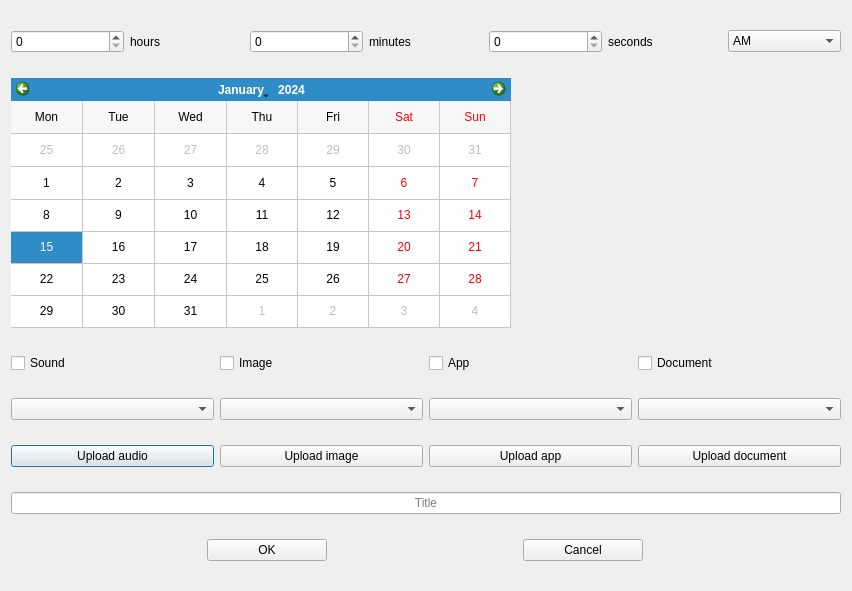
<?xml version="1.0" encoding="UTF-8"?>
<ui version="4.0">
 <class>TimerInfoWindow</class>
 <widget class="QDialog" name="TimerInfoWindow">
  <property name="geometry">
   <rect>
    <x>0</x>
    <y>0</y>
    <width>852</width>
    <height>591</height>
   </rect>
  </property>
  <property name="windowTitle">
   <string>Dialog</string>
  </property>
  <layout class="QVBoxLayout" name="verticalLayout">
   <item>
    <layout class="QHBoxLayout" name="horizontalLayout_4">
     <item>
      <widget class="QSpinBox" name="hourCount">
       <property name="alignment">
        <set>Qt::AlignmentFlag::AlignLeading|Qt::AlignmentFlag::AlignLeft|Qt::AlignmentFlag::AlignVCenter</set>
       </property>
       <property name="maximum">
        <number>23</number>
       </property>
      </widget>
     </item>
     <item>
      <widget class="QLabel" name="label">
       <property name="text">
        <string>hours</string>
       </property>
      </widget>
     </item>
     <item>
      <widget class="QSpinBox" name="minuteCount">
       <property name="maximum">
        <number>59</number>
       </property>
      </widget>
     </item>
     <item>
      <widget class="QLabel" name="label_2">
       <property name="text">
        <string>minutes</string>
       </property>
      </widget>
     </item>
     <item>
      <widget class="QSpinBox" name="secondCount">
       <property name="maximum">
        <number>59</number>
       </property>
      </widget>
     </item>
     <item>
      <widget class="QLabel" name="label_3">
       <property name="text">
        <string>seconds</string>
       </property>
      </widget>
     </item>
     <item>
      <widget class="QComboBox" name="AmPmBox">
       <item>
        <property name="text">
         <string>AM</string>
        </property>
       </item>
       <item>
        <property name="text">
         <string>PM</string>
        </property>
       </item>
      </widget>
     </item>
    </layout>
   </item>
   <item>
    <widget class="QCalendarWidget" name="calendarWidget">
     <property name="sizePolicy">
      <sizepolicy hsizetype="Preferred" vsizetype="Preferred">
       <horstretch>0</horstretch>
       <verstretch>0</verstretch>
      </sizepolicy>
     </property>
     <property name="maximumSize">
      <size>
       <width>500</width>
       <height>250</height>
      </size>
     </property>
     <property name="sizeIncrement">
      <size>
       <width>0</width>
       <height>0</height>
      </size>
     </property>
     <property name="layoutDirection">
      <enum>Qt::LayoutDirection::LeftToRight</enum>
     </property>
     <property name="gridVisible">
      <bool>true</bool>
     </property>
     <property name="verticalHeaderFormat">
      <enum>QCalendarWidget::VerticalHeaderFormat::NoVerticalHeader</enum>
     </property>
    </widget>
   </item>
   <item>
    <layout class="QHBoxLayout" name="horizontalLayout">
     <item>
      <widget class="QCheckBox" name="soundCheckBox">
       <property name="text">
        <string>Sound</string>
       </property>
      </widget>
     </item>
     <item>
      <widget class="QCheckBox" name="imageCheckBox">
       <property name="text">
        <string>Image</string>
       </property>
      </widget>
     </item>
     <item>
      <widget class="QCheckBox" name="appCheckBox">
       <property name="text">
        <string>App</string>
       </property>
      </widget>
     </item>
     <item>
      <widget class="QCheckBox" name="documentCheckBox">
       <property name="text">
        <string>Document</string>
       </property>
      </widget>
     </item>
    </layout>
   </item>
   <item>
    <layout class="QHBoxLayout" name="horizontalLayout_2">
     <item>
      <widget class="QComboBox" name="soundComboBox">
       <property name="placeholderText">
        <string>Sound</string>
       </property>
      </widget>
     </item>
     <item>
      <widget class="QComboBox" name="imageComboBox">
       <property name="placeholderText">
        <string>Image</string>
       </property>
      </widget>
     </item>
     <item>
      <widget class="QComboBox" name="appComboBox">
       <property name="placeholderText">
        <string>App</string>
       </property>
      </widget>
     </item>
     <item>
      <widget class="QComboBox" name="documentComboBox">
       <property name="placeholderText">
        <string>Document</string>
       </property>
      </widget>
     </item>
    </layout>
   </item>
   <item>
    <layout class="QHBoxLayout" name="horizontalLayout_3">
     <item>
      <widget class="QPushButton" name="uploadSoundButton">
       <property name="text">
        <string>Upload audio</string>
       </property>
      </widget>
     </item>
     <item>
      <widget class="QPushButton" name="uploadImageButton">
       <property name="text">
        <string>Upload image</string>
       </property>
      </widget>
     </item>
     <item>
      <widget class="QPushButton" name="uploadAppButton">
       <property name="text">
        <string>Upload app</string>
       </property>
      </widget>
     </item>
     <item>
      <widget class="QPushButton" name="uploadDocumentButton">
       <property name="text">
        <string>Upload document</string>
       </property>
      </widget>
     </item>
    </layout>
   </item>
   <item>
    <widget class="QLineEdit" name="timerName">
     <property name="alignment">
      <set>Qt::AlignmentFlag::AlignCenter</set>
     </property>
     <property name="placeholderText">
      <string>Title</string>
     </property>
    </widget>
   </item>
   <item>
    <layout class="QHBoxLayout" name="horizontalLayout_5">
     <property name="spacing">
      <number>0</number>
     </property>
     <item alignment="">
      <widget class="QPushButton" name="OKButton">
       <property name="maximumSize">
        <size>
         <width>120</width>
         <height>16777215</height>
        </size>
       </property>
       <property name="text">
        <string>OK</string>
       </property>
      </widget>
     </item>
     <item alignment="">
      <widget class="QPushButton" name="CancelButton">
       <property name="maximumSize">
        <size>
         <width>120</width>
         <height>16777215</height>
        </size>
       </property>
       <property name="text">
        <string>Cancel</string>
       </property>
      </widget>
     </item>
    </layout>
   </item>
  </layout>
 </widget>
 <resources/>
 <connections/>
</ui>
